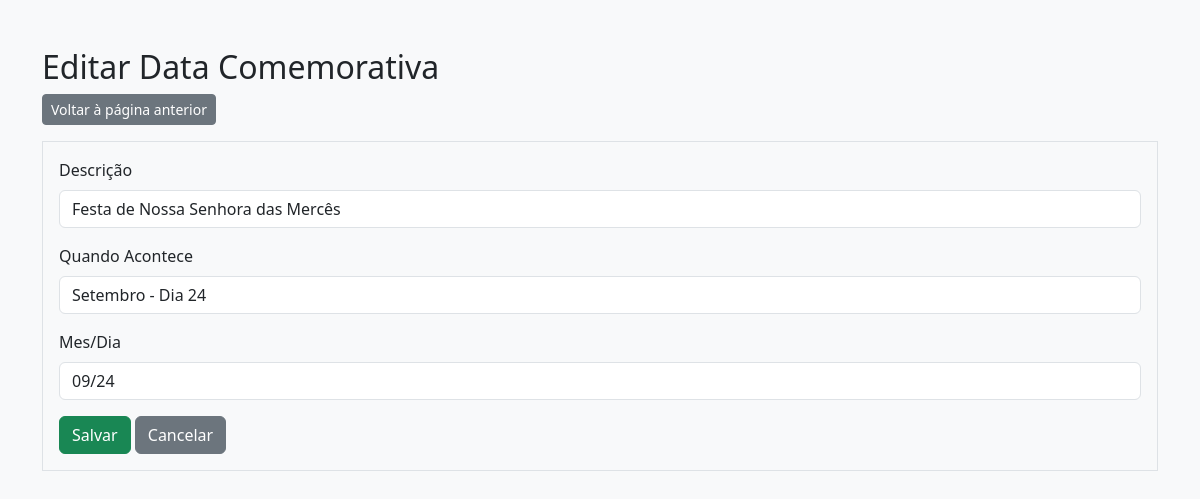
The app's page /admin/datacomemorativa_editar.php?id=3 with its own data.
### tables this page shows
CREATE TABLE IF NOT EXISTS `tbdatacomemorativa` (
  `idDataComemorativa` int(11) NOT NULL AUTO_INCREMENT,
  `DescComemoracao` varchar(200) NOT NULL,
  `QuandoAcontece` varchar(200) NOT NULL,
  `MesDia` varchar(5) DEFAULT NULL,
  PRIMARY KEY (`idDataComemorativa`)
);

### admin/datacomemorativa_editar.php (the view, shortened to what this page needs)
<?php
include_once('../conexao.php');
$id = $_GET['id'];
$res = $conn->query("SELECT * FROM tbdatacomemorativa WHERE idDataComemorativa = $id");
$row = $res->fetch_assoc();
?>
<!DOCTYPE html>
<html lang="pt-br">
<head>
    <link href="https://cdn.jsdelivr.net/npm/bootstrap@5.3.0/dist/css/bootstrap.min.css" rel="stylesheet">
</head>
<body class="bg-light">
<div class="container mt-5">
    <h2>Editar Data Comemorativa</h2>
    <a href="datacomemorativa_geral.php" class="btn btn-secondary btn-sm mb-3">Voltar à página anterior</a>
    <form method="post" class="border p-3">
        <div class="mb-3">
            <label class="form-label">Descrição</label>
            <input type="text" name="DescComemoracao" class="form-control" value="<?= $row['DescComemoracao'] ?>" required>
        </div>
        <div class="mb-3">
            <label class="form-label">Quando Acontece</label>
            <input type="text" name="QuandoAcontece" class="form-control" value="<?= $row['QuandoAcontece'] ?>" required>
        </div>
        <div class="mb-3">
            <label class="form-label">Mes/Dia</label>
            <input type="text" name="MesDia" class="form-control" value="<?= $row['MesDia'] ?>" required>
        </div>
        <button type="submit" name="salvar" class="btn btn-success">Salvar</button>
        <a href="datacomemorativa_geral.php" class="btn btn-secondary">Cancelar</a>
    </form>
</div>
</body>
</html>

### records on screen
tbdatacomemorativa: DescComemoracao "Festa de Nossa Senhora das Mercês", QuandoAcontece "Setembro - Dia 24", MesDia "09/24"
